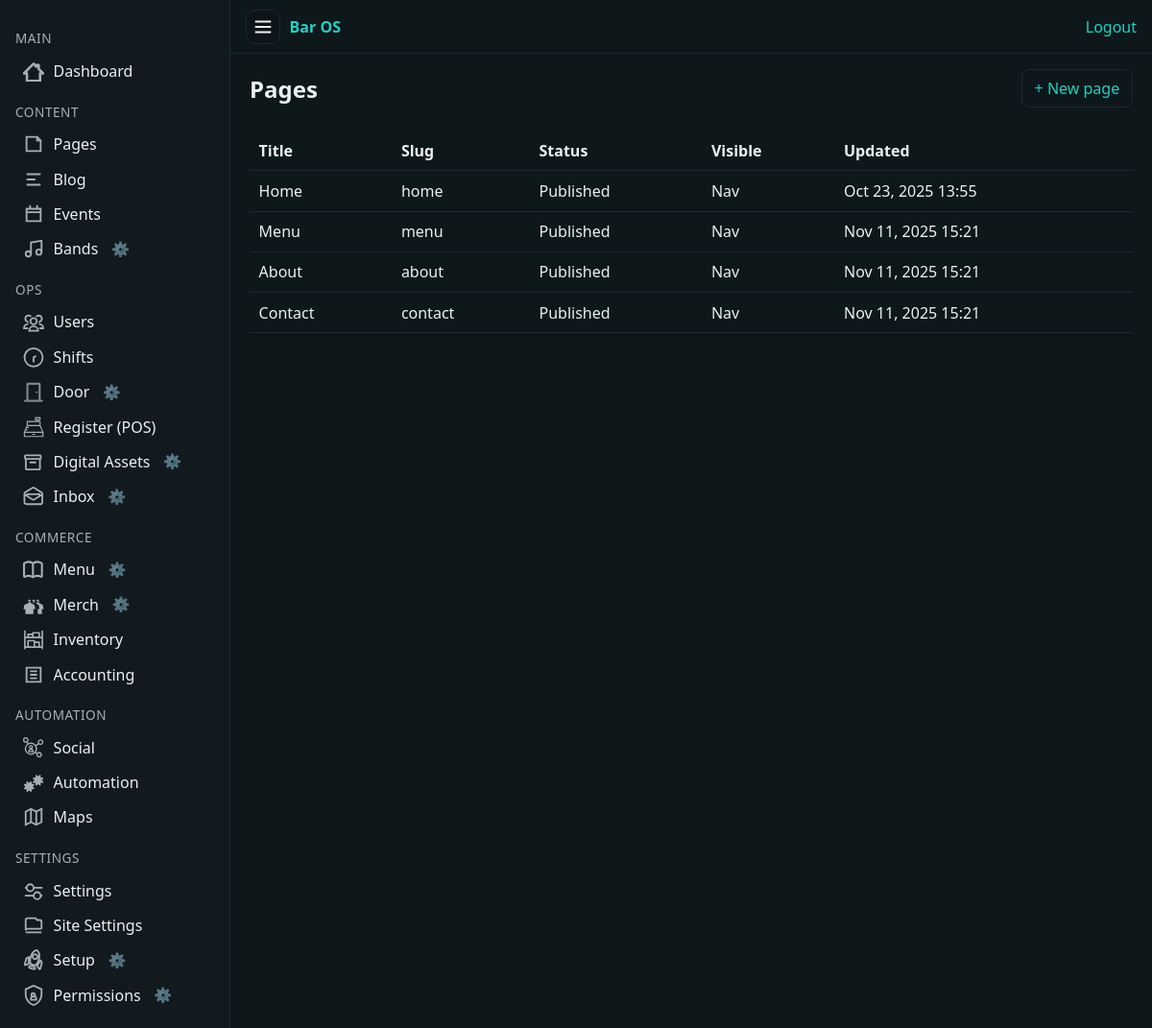
The page /cms/pages/ (signed in) on the database its author committed.
### app/pages/models.py (models this page shows, shortened)
class Page(models.Model):
    class Status(models.TextChoices):
        DRAFT = "draft", "Draft"
        REVIEW = "review", "Needs review"
        PUBLISHED = "published", "Published"
    title = models.CharField(max_length=200)
    slug = models.SlugField(max_length=200, unique=True)
    summary = models.TextField(blank=True)
    body = RichTextUploadingField(blank=True)
    blocks = models.JSONField(
        default=list,
        blank=True,
        help_text="Structured block data used by the visual page builder.",
    )
    status = models.CharField(max_length=15, choices=Status.choices, default=Status.DRAFT)
    is_visible = models.BooleanField(
        default=True,
        help_text="If disabled the page stays in drafts and is hidden from navigation.",
    )
    show_in_navigation = models.BooleanField(
        default=True,
        help_text="Show in public navigation if the page is published and visible.",
    )
    navigation_order = models.PositiveIntegerField(default=0)
    hero_image = models.ImageField(upload_to="pages/heroes/", blank=True, null=True)
    published_at = models.DateTimeField(blank=True, null=True)
    created_at = models.DateTimeField(auto_now_add=True)
    updated_at = models.DateTimeField(auto_now=True)
    created_by = models.ForeignKey(
        settings.AUTH_USER_MODEL,
        related_name="pages_created",
        on_delete=models.SET_NULL,
        blank=True,
        null=True,
    )
    updated_by = models.ForeignKey(
        settings.AUTH_USER_MODEL,
        related_name="pages_updated",
        on_delete=models.SET_NULL,
        blank=True,
        null=True,
    )
    objects = PageQuerySet.as_manager()
    class Meta:
        ordering = ("navigation_order", "title")
    def get_absolute_url(self):
        from django.urls import reverse
        return reverse("public:page-detail", kwargs={"slug": self.slug})

### app/pages/views.py (the view)
# urls.py: path("", index, name="accounting_index"),
@login_required
def index(request):
    pages = (
        Page.objects.all()
        .select_related("created_by", "updated_by")
        .order_by("navigation_order", "title")
    )
    return render(
        request,
        "pages/index.html",
        {
            "pages": pages,
        },
    )

### app/comms/services/audience.py (called while the page is built)
def user_membership_ids(user):
    badge_ids = set()
    try:
        profile = user.profile
        badge_ids = set(profile.badges.values_list("id", flat=True))
    except Exception:
        pass
    group_ids = set(user.groups.values_list("id", flat=True))
    return badge_ids, group_ids

def visible_threads_qs(user, base_qs=None):
    if base_qs is None:
        base_qs = MessageThread.objects.all()
    badge_ids, group_ids = user_membership_ids(user)
    cond = Q(audiences__user=user)
    if badge_ids:
        cond |= Q(audiences__badge_id__in=badge_ids)
    if group_ids:
        cond |= Q(audiences__group_id__in=group_ids)
    qs = base_qs.filter(cond).distinct()
    return qs

### app/core/context_processors.py (called while the page is built)
def sitecfg(request):
    return {"sitecfg": get_config()}

### app/core/encryption.py (called while the page is built)
    def from_db_value(self, value, expression, connection):  # noqa: D401
        if value in self.empty_values:
            return value
        try:
            return super().from_db_value(value, expression, connection)
        except Exception:  # pragma: no cover - best-effort guard
            return value

### app/core/site_config.py (called while the page is built)
def get_config():
    try:
        CONFIG_DIR.mkdir(parents=True, exist_ok=True)
        if not CONFIG_FILE.exists():
            CONFIG_FILE.write_text(json.dumps(DEFAULTS, indent=2), encoding="utf-8")
        data = json.loads(CONFIG_FILE.read_text(encoding="utf-8"))
        merged = DEFAULTS.copy()
        merged.update({k: v for k, v in data.items() if k in DEFAULTS})
        ff = merged["feature_flags"]
        ff.update(data.get("feature_flags", {}))
        merged["feature_flags"] = ff
        return merged
    except Exception:
        return DEFAULTS

### app/pages/navigation.py (called while the page is built)
def _parse_required_lines(lines: Iterable[str]) -> List[Tuple[str, str]]:
    parsed: List[Tuple[str, str]] = []
    seen: set[str] = set()
    for raw in lines:
        if not raw:
            continue
        slug = ""
        title = ""
        if "|" in raw:
            slug_part, title_part = raw.split("|", 1)
            slug = slugify(slug_part.strip()) if slug_part.strip() else ""
            title = title_part.strip() or slug
        else:
            title = raw.strip()
            slug = slugify(title)
        slug = slug or "page"
        title = title or slug
        if slug in seen:
            continue
        seen.add(slug)
        parsed.append((slug, title))
    return parsed

### app/setup/models.py (called while the page is built)
    @classmethod
    def get_solo(cls):
        obj, _ = cls.objects.get_or_create(id=1)
        return obj

### app/templates/pages/index.html (shortened to what this page needs)
{% extends "cms/base_cms.html" %}
{% block content %}
  <div style="display:flex;align-items:center;justify-content:space-between;gap:1rem;">
    <h1 style="margin:0;">Pages</h1>
    <a class="btn btn-primary" href="{% url 'pages_create' %}">+ New page</a>
  </div>
  {% if pages %}
    <div class="table-wrapper" style="margin-top:1.5rem;">
      <table class="tbl">
        <thead>
          <tr>
            <th>Title</th>
            <th>Slug</th>
            <th>Status</th>
            <th>Visible</th>
            <th>Updated</th>
          </tr>
        </thead>
        <tbody>
          {% for page in pages %}
            <tr onclick="window.location='{% url 'pages_edit' slug=page.slug %}'" style="cursor:pointer;">
              <td>{{ page.title }}</td>
              <td>{{ page.slug }}</td>
              <td>{{ page.get_status_display }}</td>
              <td>
                {% if page.is_visible %}
                  {% if page.show_in_navigation %}<span class="badge badge-success">Nav</span>{% else %}<span class="badge">Hidden nav</span>{% endif %}
                {% else %}
                  <span class="badge badge-warning">Draft</span>
                {% endif %}
              </td>
              <td>{{ page.updated_at|date:"M d, Y H:i" }}</td>
            </tr>
          {% endfor %}
        </tbody>
      </table>
    </div>
  {% else %}
    <div class="empty" style="margin-top:2rem;">
      <p>No pages yet. Start by creating one.</p>
    </div>
  {% endif %}
{% endblock %}

### app/templates/cms/nav.html (shortened to what this page needs)
<nav>
  <div class="section">Main</div>
  <a href="/cms/dashboard/">
    <span class="icon">
    </span>
    <span class="label">Dashboard</span>
  </a>
  <div class="section">Content</div>
  <a href="/cms/pages/">
    <span class="icon">
      <svg viewBox="0 0 24 24" fill="none" stroke="currentColor" stroke-width="2">
        <path d="M4 4h12l4 4v12H4z" />
        <path d="M16 4v4h4" />
      </svg>
    </span>
    <span class="label">Pages</span>
  </a>
  <a href="/cms/blog/">
    <span class="icon">
      <svg viewBox="0 0 24 24" fill="none" stroke="currentColor" stroke-width="2">
        <path d="M4 6h16M4 12h10M4 18h16" />
      </svg>
    </span>
    <span class="label">Blog</span>
  </a>
  <a href="/cms/events/">
    <span class="icon">
      <svg viewBox="0 0 24 24" fill="none" stroke="currentColor" stroke-width="2">
        <path d="M8 2v4M16 2v4M3 10h18M4 6h16v14H4z" />
      </svg>
    </span>
    <span class="label">Events</span>
  </a>
{% load setup_tags %}
<li class="nav-item nav-inline">
  {% if request.user|allow_for:"cms.nav.bands" %}
    <a href="{% url 'bands:index' %}">
      <span class="icon">
        <svg viewBox="0 0 24 24" fill="none" stroke="currentColor" stroke-width="2">
          <path d="M9 18V5l12-2v13" />
          <circle cx="6" cy="18" r="3" />
          <circle cx="18" cy="16" r="3" />
        </svg>
      </span>
      <span class="label">Bands</span>
    </a>
    {% visibility_cog_inline "cms.nav.bands" "Bands nav link" %}
  {% endif %}
</li>
  <div class="section">Ops</div>
  <a href="/cms/users/">
    <span class="icon">
    </span>
    <span class="label">Users</span>
  </a>
  <a href="/cms/shifts/">
    <span class="icon">
      <svg viewBox="0 0 24 24" fill="none" stroke="currentColor" stroke-width="2">
        <path class="st0" d="M12,18.1v-5.7l2.9-1.7 M22.3,12.4c0,5.7-4.6,10.3-10.3,10.3c-5.7,0-10.3-4.6-10.3-10.3C1.6,6.6,6.3,2,12,2
          C17.7,2,22.3,6.6,22.3,12.4z"/>
      </svg>
    </span>
    <span class="label">Shifts</span>
  </a>
  <li class="nav-item nav-inline">
    {% if request.user|allow_for:"cms.nav.door" %}
      <a href="/cms/door/">
        <span class="icon">
        </span>
        <span class="label">Door</span>
      </a>
      {% visibility_cog_inline "cms.nav.door" "Door nav link" %}
    {% endif %}
  </li>
  <a href="/cms/pos/">
    <span class="icon">
    </span>
    <span class="label">Register (POS)</span>
  </a>
  {% load setup_tags %}
  {% url 'assets:index' as assets_url %}
  <li class="nav-item nav-inline">
    {% if request.user|allow_for:"cms.nav.assets" %}
      <a href="{{ assets_url|default:'/cms/assets/' }}"
        class="{% if request.path|slice:':11' == '/cms/assets' %}active{% endif %}"
        title="Digital Assets"
        {% if request.path|slice:':11' == '/cms/assets' %}aria-current="page"{% endif %}>
        <span class="icon">
        </span>
        <span class="label">Digital Assets</span>
      </a>
      {% visibility_cog_inline "cms.nav.assets" "Digital Assets nav link" %}
    {% endif %}
  </li>
{% load setup_tags %}
{% url 'comms:inbox' as comms_url %}
{% load setup_tags %}
{% url 'comms:inbox' as comms_url %}
<li class="nav-item nav-inline">
  {% if request.user|allow_for:"cms.nav.comms" %}
    <a href="{{ comms_url|default:'/cms/inbox/' }}"
       class="nav-link-inbox {% if request.path|slice:':10' == '/cms/inbox' %}active{% endif %}"
       title="Inbox"
       {% if request.path|slice:':10' == '/cms/inbox' %}aria-current="page"{% endif %}>
      <span class="icon">
      </span>
      <span class="label">Inbox</span>
    </a>
    {% visibility_cog_inline "cms.nav.comms" "Inbox nav link" %}
  {% endif %}
</li>
  {% load setup_tags %}
  <div class="section">Commerce</div>
  <li class="nav-item nav-inline">
    {% if request.user|allow_for:"cms.nav.menu" %}
      <a href="{% url 'menu:manage' %}">
        <span class="icon">
        </span>
        <span class="label">Menu</span>
      </a>
      {% visibility_cog_inline "cms.nav.menu" "Menu nav link" %}
    {% endif %}
  </li>
  <li class="nav-item nav-inline">
    {% if request.user|allow_for:"cms.nav.merch" %}
      <a href="/cms/merch/">
        <span class="icon">
        </span>
        <span class="label">Merch</span>
      </a>
      {% visibility_cog_inline "cms.nav.merch" "Merch nav link" %}
    {% endif %}
  </li>
  <a href="/cms/inventory/">
    <span class="icon">
    </span>
    <span class="label">Inventory</span>
  </a>
  <a href="/cms/accounting/">
    <span class="icon">
      <svg viewBox="0 0 24 24" fill="none" stroke="currentColor" stroke-width="2">
        <path d="M4 4h16v16H4z" />
        <path d="M8 8h8M8 12h8M8 16h8" />
      </svg>
    </span>
    <span class="label">Accounting</span>
  </a>
  <div class="section">Automation</div>
  <a href="/cms/social/">
    <span class="icon">
    </span>
    <span class="label">Social</span>
  </a>
  <a href="/cms/automation/">
    <span class="icon">
    </span>
    <span class="label">Automation</span>
  </a>
  <a href="/cms/maps/">
    <span class="icon">
      <svg viewBox="0 0 24 24" fill="none" stroke="currentColor" stroke-width="2">
        <path d="M9 18l-6 3V6l6-3 6 3 6-3v15l-6 3z" />
        <path d="M9 3v15M15 6v15" />
      </svg>
    </span>
    <span class="label">Maps</span>
  </a>
  <div class="section">Settings</div>
  <a href="/cms/settings/">
    <span class="icon">
    </span>
    <span class="label">Settings</span>
  </a>
  <a href="/cms/settings/site/">
    <span class="icon">
      <svg viewBox="0 0 24 24" fill="none" stroke="currentColor" stroke-width="2">
        <path d="M21 16V8a2 2 0 0 0-2-2h-3l-2-2H5a2 2 0 0 0-2 2v12" />
        <path d="M3 16h18M3 20h18" />
      </svg>
    </span>
    <span class="label">Site Settings</span>
  </a>
{% load setup_tags %}
<li class="nav-item nav-inline">
  {% if request.user|allow_for:"cms.nav.setup" %}
    <a href="/cms/settings/setup/">
    <span class="icon">
    </span>
      <span class="label">Setup</span>
    </a>
    {% visibility_cog_inline "cms.nav.setup" "Setup nav link" %}
  {% endif %}
</li>
<li class="nav-item nav-inline">
  {% if request.user|allow_for:"cms.nav.permissions" %}
    <a href="{% url 'setup:visibility_list' %}">
      <span class="icon">
        <svg viewBox="0 0 24 24" fill="none" stroke="currentColor" stroke-width="2">
          <path d="M12 1L3 5v6c0 5.55 3.84 10.74 9 12 5.16-1.26 9-6.45 9-12V5l-9-4z" />
          <path d="M9.5 11.5c0-1.1.9-2 2-2s2 .9 2 2-.9 2-2 2-2-.9-2-2z" />
          <path d="M12 13c1.66 0 3 1.34 3 3v1H9v-1c0-1.66 1.34-3 3-3z" />
        </svg>
      </span>
      <span class="label">Permissions</span>
    </a>
    {% visibility_cog_inline "cms.nav.permissions" "Permissions nav link" %}
  {% endif %}
</li>

### app/static/cms/cms.css (style rules this page uses)
* { box-sizing: border-box; }
body.cms { margin: 0; background: var(--bg); color: var(--fg); font-family: system-ui, Segoe UI, Roboto, Inter, sans-serif; display: flex; min-height: 100vh; }
a { color: var(--accent); text-decoration: none; }
.cms-nav nav a { display: flex; align-items: center; gap: 0.6rem; padding: 0.45rem 0.5rem; border-radius: 8px; color: var(--fg); }
.cms-nav .section { margin: 0.9rem 0 0.4rem; color: var(--muted); font-size: 0.85rem; text-transform: uppercase; letter-spacing: 0.04em; }
.cms-nav .icon { display: inline-flex; align-items: center; justify-content: center; width: 22px; height: 22px; flex: 0 0 22px; color: var(--muted); }
.cms-nav .label { white-space: nowrap; overflow: hidden; text-overflow: ellipsis; }
.btn { display: inline-block; padding: 0.5rem 0.8rem; border: 1px solid var(--line); border-radius: 8px; }
table.tbl { width: 100%; border-collapse: collapse; }
table.tbl th, table.tbl td { padding: 0.6rem; border-bottom: 1px solid var(--line); text-align: left; }
.cfg-cog { display: inline-block; margin-left: 0.35rem; opacity: 0.6; cursor: pointer; font-size: 0.95em; line-height: 1; user-select: none; }
.nav-inline { display: flex; align-items: center; gap: 0.35rem; position: relative; }
.nav-inline .cfg-cog { margin-left: 0; border: none !important; }
.cfg-cog { display: inline-block; opacity: 0.6; cursor: pointer; font-size: 0.95em; line-height: 1; user-select: none; }

### rows shown on the page
Page: title "Home", slug "home", status "Published", is_visible "Nav", updated_at "Oct 23, 2025 13:55"
Page: title "Menu", slug "menu", status "Published", is_visible "Nav", updated_at "Nov 11, 2025 15:21"
Page: title "About", slug "about", status "Published", is_visible "Nav", updated_at "Nov 11, 2025 15:21"
Page: title "Contact", slug "contact", status "Published", is_visible "Nav", updated_at "Nov 11, 2025 15:21"
